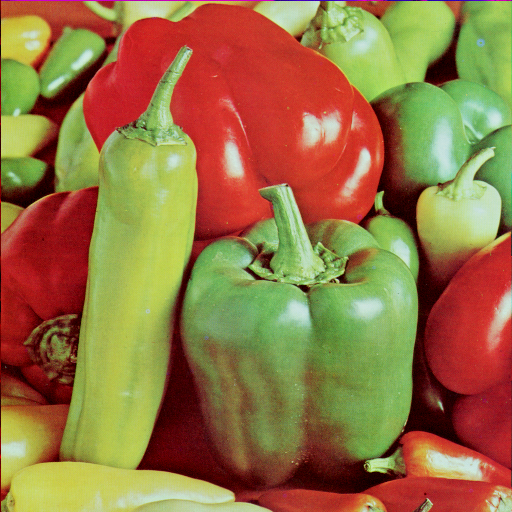
#> input picture 01_Einführung/01_Einführung/peppers_4.2.07.png, 512 x 512 px
$ jupyter execute --allow-errors 'Einführung.ipynb'
#> lines starting #> are read from the running program, lines starting #| are printed output that depends on the picture
# Bildverarbeitung in Python
Bibliotheken für Bildverarbeitung in Python sind unter anderem Pillow und OpenCV.
Zum grundlegen Verständnis werden wir anfangs die Operationen mit ```numpy``` und ```matplotlib``` ausführen.

Hier werden relevante Bibliotheken importiert:

[cell 1]
import numpy as np
import cv2
import matplotlib.pyplot as plt
from PIL import Image

### Import und Anzeigen eines Testbildes

Für die Übungen verwenden wir das klassische Testbild **Peppers** from the [USC-SIPI Image Database](https://sipi.usc.edu/database/).

Mehr Informationen zur Repräsentation von Bildern mit Pillow inklusive der Argumente `size`, `mode`:
https://pillow.readthedocs.io/en/latest/handbook/concepts.html

Nach der Konvertierung in ein NumPy-Array, können wir das Bild als Matrix bearbeiten und mit [`plt.imshow()`](https://matplotlib.org/stable/api/_as_gen/matplotlib.pyplot.imshow.html) anzeigen. `Matplotlib` verarbeitet dabei unterschiedliche Datentypen: Während **Integer-Werte** standardmäßig im klassischen 8-Bit-Bereich von [0,255] interpretiert werden, müssen **Floats** auf den Bereich [0,1] normalisiert sein. Über die Argumente `vmin=0, vmax=255` lässt sich der Wertebereich starr eingrenzen, um eine automatische Skalierung zu verhindern. Das Argument `cmap='gray'` sorgt dafür, dass einkanalige Daten als echtes Graustufenbild ausgegeben werden.

[cell 2]
# Import des Bildes
img  = Image.open("peppers_4.2.07.png")
#> img is the input picture: PIL image 512x512 RGB; mean R, G, B 149.8, 115.6, 66.5

# Bildeigenschaften
print("Format: ", img.format)
#| Format:  PNG
print("Größe: ", img.size)
#| Größe:  (512, 512)
print("Modus: ", img.mode)
#| Modus:  RGB

# Konvertierung zu NumPy-Array
img = np.asarray(img)
print("Array-Shape: ", img.shape)
#| Array-Shape:  (512, 512, 3)
print("Datentyp: ", img.dtype)
#| Datentyp:  uint8
print("Beispielpixel [y, x]: ", img[100, 100])
#| Beispielpixel [y, x]:  [194  28  36]
print("Pixelwerte:\n", img)
#> (printed output is left out)

# Anzeigen des Bildes
plt.imshow(img)

### Aufgabe Graustufen - Einfache Mittelwertbildung

Ein Graustufenbild besitzt für jedes Pixel nur **einen** Intensitätswert, während ein RGB-Bild drei Kanalwerte besitzt.

Berechnen Sie aus dem RGB-Bild ein Graustufenbild, indem Sie den Mittelwert der drei Farbkanäle entlang der Kanalachse bilden.

Tipp: Achten Sie auf die Dimensionen des Arrays: `H × W × 3` soll zu `H × W` werden.

[cell 3]
# Berechnung Mittelwert über die drei Farbkanäle
graubild = np.mean(img, axis=2)

img_gray = graubild
print("Graubild-Shape: ", img_gray.shape)
#| Graubild-Shape:  (512, 512)
plt.imshow(img_gray, cmap='gray')
# Anzeigen des Bildes

### Aufgabe Graustufen - Gewichtete Luminanz (Y)

Die Mittelwertmethode ist einfach, berücksichtigt aber nicht die unterschiedliche spektrale Empfindlichkeit des menschlichen Sehens. Grün trägt stärker zur wahrgenommenen Helligkeit bei als Blau.

Eine häufig verwendete Näherung für die Luminanz (Maß für Helligkeit von Bildpunkten) ist daher

$Y = 0.299R + 0.587G + 0.114B$.

Berechnen Sie das Graustufenbild nun mit dieser gewichteten Summe.

**Hinweis:** Die Koeffizienten beziehen sich auf die Kanalreihenfolge RGB. Diese Gewichtung entspricht der Helligkeitskomponente (Y) des [YCbCr-Farbmodells](https://de.wikipedia.org/wiki/YCbCr-Farbmodell) (nach dem etablierten Standard ITU-R BT.601).

[cell 4]
# Gewichtete Graustufenumwandlung
img_gray_weighted = np.dot(img[..., :3], [0.2989, 0.5870, 0.1140])
print("Graubild-Shape: ", img_gray_weighted.shape)
#| Graubild-Shape:  (512, 512)
plt.imshow(img_gray_weighted, cmap='gray')

# Anzeigen des Bildes

Die gewichtete Luminanz berücksichtigt die unterschiedliche Empfindlichkeit des menschlichen Sehens gegenüber den drei Farbkanälen und liefert daher eine plausiblere Graustufendarstellung als die einfache Mittelwertbildung.

Auch bei `cv2.COLOR_RGB2GRAY` wird deshalb eine gewichtete Konversion verwendet.

Beim Vergleich mit der einfachen Mittelwertbildung sind Unterschiede erkennbar, die Darstellung bleibt insgesamt jedoch sehr ähnlich.

Wichtig ist außerdem, dass ein **Graustufenbild pro Pixel weiterhin genau einen Helligkeitswert** enthält, anstatt drei Farbkanäle wie ein RGB-Bild.

### Aufgabe – Graustufenumwandlung mit OpenCV

Führen Sie die Graustufenkonversion nun mit der OpenCV-Funktion cv2.cvtColor() und der Konvertierungsoption cv2.COLOR_RGB2GRAY durch. Vergleichen Sie das Ergebnis mit den vorherigen Methoden und beurteilen Sie, ob sich Unterschiede ergeben.

[cell 5]
# Gewichtete Graustufenumwandlung
img_gray_cv = cv2.cvtColor(img, cv2.COLOR_BGR2GRAY)
plt.imshow(img_gray_cv, cmap='gray')

# Anzeigen des Bildes

### Aufgabe Spiegelung

Spiegeln Sie `img_gray` an einer **vertikalen Achse**, sodass links und rechts vertauscht werden.

Implementieren Sie die Operation zunächst selbst und verwenden Sie **keine** fertigen Funktionen wie [`np.flip()`](https://numpy.org/doc/2.3/reference/generated/numpy.flip.html) oder [`cv2.flip()`](https://docs.opencv.org/4.x/d2/de8/group__core__array.html).

Überlegen Sie vor dem Programmieren:
- Welche Dimension entspricht der Bildhöhe?
- Welche Dimension entspricht der Bildbreite?
- Welche Pixelposition muss mit welcher Position vertauscht werden?

[cell 6]
# Speichern der Bilddimensionen in den Variablen m und n
m, n =215, 215
print("Höhe:", m)
print("Breite:", n)

[cell 7]
# Spiegelung an der vertikalen Achse
img_mir = np.fliplr(img)
plt.imshow(img_mir)
# Anzeigen des Bildes

### Aufgabe Rotieren

Rotieren Sie das Bild um 90° nach links.

[cell 8]
# Rotation um 90° nach links
img_rot90 = np.rot90(img)
plt.imshow(img_rot90)

# Anzeigen des Bildes

Rotieren Sie das Bild um 180°.

[cell 9]
# Rotation um 180°
img_rot180 = np.rot90(img, 2)

# Anzeigen des Bildes
plt.imshow(img_rot180)

Rotieren Sie das Bild um 90° nach rechts.

[cell 10]
# Rotation um 90° nach rechts
img_rot270 =   np.rot90(img, 3)

# Anzeigen des Bildes
plt.imshow(img_rot270, cmap="gray")

### Aufgabe Transformationen mit NumPy und OpenCV

Die oben selbst implementierten Transformationen zeigen, dass Bildoperationen letztlich **Operationen auf Array-Indizes** sind.
Für reale Anwendungen lassen sie sich auch mit fertigen
Bibliotheksfunktionen aus **NumPy** und **OpenCV** durchführen.

Für Spiegelungen stehen beispielsweise `np.flip()` und `cv2.flip()` zur Verfügung.
Für Rotationen können `np.rot90()` und `cv2.rotate()` verwendet werden.

**Dokumentation:**

- [`np.flip()`](https://numpy.org/doc/2.1/reference/generated/numpy.flip.html)
- [`cv2.flip()`](https://docs.opencv.org/4.x/d2/de8/group__core__array.html#gaca7be533e3dac7feb70fc60635adf441)
- [`np.rot90()`](https://numpy.org/doc/stable/reference/generated/numpy.rot90.html)
- [`cv2.rotate()`](https://docs.opencv.org/4.x/d2/de8/group__core__array.html#ga4ad01c0978b0ce64baa246811deeac24)

Setzen Sie die folgenden beiden Transformationen mithilfe der angegebenen
Funktionen um und vergleichen Sie die Ergebnisse mit Ihren eigenen Implementierungen.

Spiegeln Sie `img_gray` horizontal mit `np.flip()`.

[cell 11]
# Horizontale Spiegelung mit np.flip()
img_mir =  np.flip(img_gray_cv, axis=1)
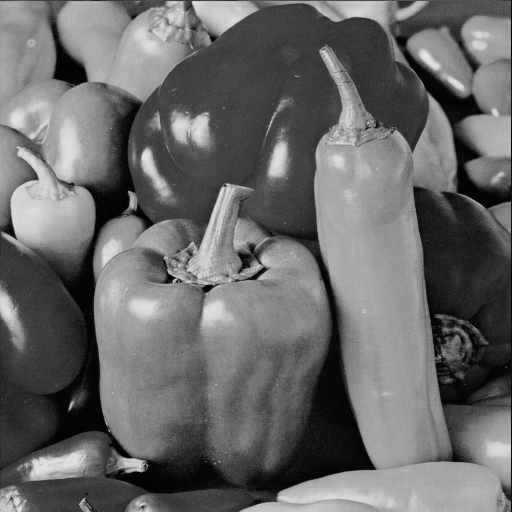
#> img_mir: shape (512, 512); min 0, max 230, mean 104.8
plt.imshow(img_mir, cmap="gray")
# Anzeigen des Bildes

Rotieren Sie `img_gray` um 90° nach rechts mit `cv2.rotate()`.

[cell 12]
# Rotation um 90° nach rechts mit cv2.rotate()
img_rot270 = np.rot90(img_gray_cv, 3)
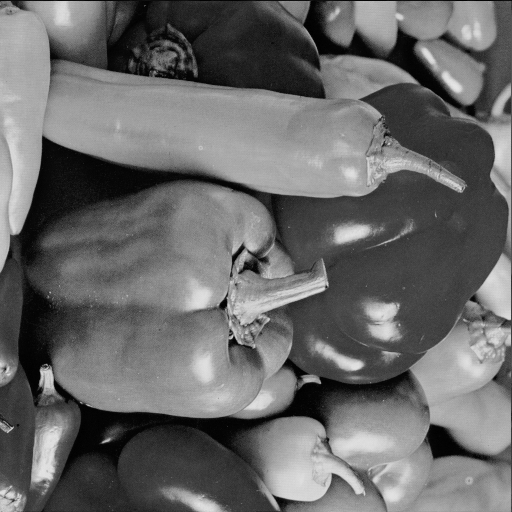
#> img_rot270: shape (512, 512); min 0, max 230, mean 104.8

# Anzeigen des Bildes
plt.imshow(img_rot270, cmap="gray")

## Aufgabe: Farbkanäle

Ein RGB-Bild besitzt drei Farbkanäle:

- **R**: Rot
- **G**: Grün
- **B**: Blau

Erzeugen Sie drei neue Bilder:

- ein Bild, in dem nur der **rote Kanal** aktiv ist,
- ein Bild, in dem nur der **grüne Kanal** aktiv ist,
- ein Bild, in dem nur der **blaue Kanal** aktiv ist.

Die beiden jeweils anderen Kanäle sollen mit Nullen gefüllt werden.

**Tipp:** Verwenden Sie [`np.stack()`](https://numpy.org/doc/stable/reference/generated/numpy.stack.html), um die einzelnen Kanäle wieder zu einem RGB-Bild zusammenzufügen.

Achten Sie darauf, dass die erzeugten Bilder weiterhin die Form `H × W × 3` und einen passenden Datentyp besitzen.

[cell 13]
r = np.dot(img[..., :3], [1, 0, 0])
g = np.dot(img[..., :3], [0, 1, 0])
b = np.dot(img[..., :3], [0, 0, 1])
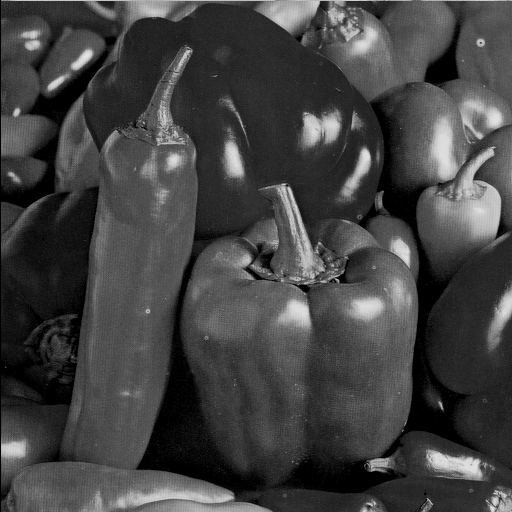
#> b: shape (512, 512) int64; min 0, max 229, mean 66.5

# Aufteilung der Farbkanäle
# Nullmatrix der richtigen Dimension
null = np.zeros_like(r)

# Verknüpfen der Arrays
img_rot = np.stack([r, null, null], axis=2)
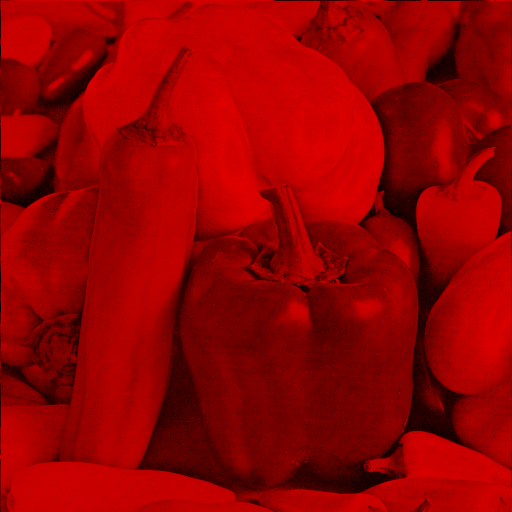
#> img_rot: shape (512, 512, 3) int64; mean of channels 0, 1, 2 149.8, 0, 0; drawn as R, G, B
img_gruen = np.stack([null, g, null], axis=2)
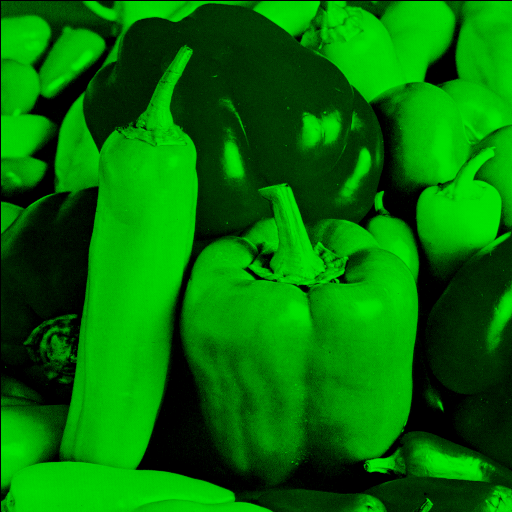
#> img_gruen: shape (512, 512, 3) int64; mean of channels 0, 1, 2 0, 115.6, 0; drawn as R, G, B
img_blau = np.stack([null, null,    b], axis=2)
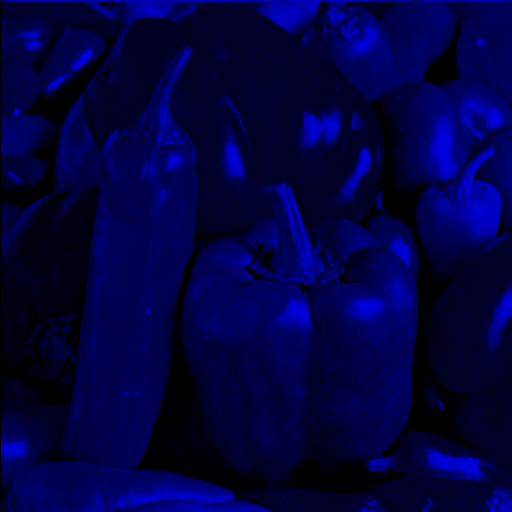
#> img_blau: shape (512, 512, 3) int64; mean of channels 0, 1, 2 0, 0, 66.5; drawn as R, G, B
# Anzeigen der Bilder
plt.figure(figsize=(10,3))

plt.subplot(1, 3, 1)
plt.imshow(img_rot)
plt.title("Rot")
plt.axis("off")

plt.subplot(1, 3, 2)
plt.imshow(img_gruen)
plt.title("Grün")
plt.axis("off")

plt.subplot(1, 3, 3)
plt.imshow(img_blau)
plt.title("Blau")
plt.axis("off")

## Aufgabe: HSV-Farbraum

Konvertieren Sie das RGB-Bild in den **HSV-Farbraum**.

HSV beschreibt eine Farbe mit drei Komponenten:

- **Hue (H)**: Farbton
- **Saturation (S)**: Sättigung
- **Value (V)**: Helligkeit

Verwenden Sie für die Konvertierung eine passende Funktion aus **OpenCV**.

Stellen Sie anschließend die drei HSV-Komponenten als separate Bilder dar.

Weitere Informationen zur HSV-Konvertierung finden Sie in der
[OpenCV-Dokumentation](https://docs.opencv.org/4.x/de/d25/imgproc_color_conversions.html).

**Tipp:** Für Farbraumkonvertierungen in OpenCV wird `cv2.cvtColor()` verwendet.

[cell 14]
# Konvertierung von RGB nach HSV
img_hsv = cv2.cvtColor(img, cv2.COLOR_RGB2HSV)
#> img_hsv: shape (512, 512, 3); mean H, S, V 41.4, 162.5, 165.9

# Aufteilung der HSV-Kanäle
H = img_hsv[..., 0]
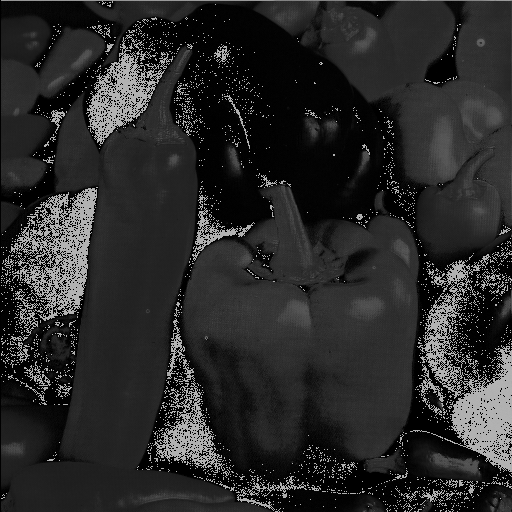
#> H: shape (512, 512); min 0, max 179, mean 41.4
S = img_hsv[..., 1]
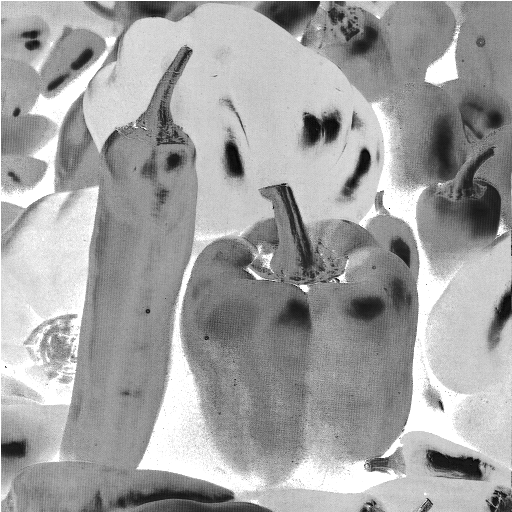
#> S: shape (512, 512); min 0, max 255, mean 162.5
V = img_hsv[..., 2]
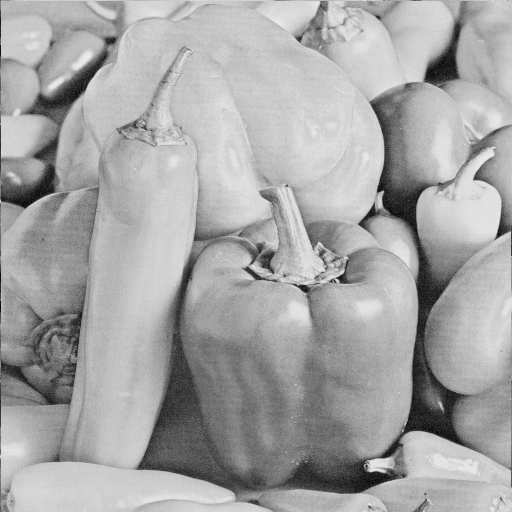
#> V: shape (512, 512); min 0, max 237, mean 165.9

# Anzeigen der HSV-Kanäle
plt.figure(figsize=(10,3))

plt.subplot(1, 3, 1)
plt.title("Hue")
plt.imshow(H, cmap="hsv")
plt.axis("off")

plt.subplot(1, 3, 2)
plt.title("Saturation")
plt.imshow(S, cmap="gray")
plt.axis("off")

plt.subplot(1, 3, 3)
plt.title("Value")
plt.imshow(V, cmap="gray")
plt.axis("off")

- **Hue** zeigt, welcher Farbton vorliegt bzw. wo er auf dem Farbspektrum liegt.

- **Saturation** zeigt, wie stark eine Farbe gesättigt ist. Hohe Werte stehen für kräftige, reine Farben, niedrige Werte für blasse Farben bis hin zu Grau.

- **Value** beschreibt die Helligkeit. Im Gegensatz zum Graustufenbild wird hier nicht der Mittelwert der RGB-Kanäle verwendet, sondern der maximale RGB-Wert.

## Aufgabe: Histogramm

Das Histogramm beschreibt die Häufigkeitsverteilung der Pixelwerte.

Erstellen Sie ein Histogramm für das Graustufenbild `img_gray`.

Das Histogramm soll für jeden möglichen Bildwert zählen, wie häufig dieser
im Bild vorkommt.

Berechnen Sie für jeden möglichen Grauwert, wie oft er im Bild vorkommt. Anschließend normieren Sie die Häufigkeiten durch die Gesamtzahl der Pixel.

**Tipp:** Eine einfache Möglichkeit ist die Verwendung von zwei verschachtelten
Schleifen über die Bildpunktkoordinaten. Der jeweilige Bildwert kann dabei
direkt als Index des Histogramms verwendet werden.

[cell 15]
# Anzahl der möglichen Grauwerte bei 8 Bit Bild
greyvalues = 2**8
img_hist = img_gray.astype(int) #Konversion zu int

# Berechnung des Histogramms
hist = np.bincount(img_hist.flatten(), minlength=greyvalues)
#> hist = 256 values, max 3687 at index 99, min 0 at index 225, mean 1024

# Normalisierung
hist_NORMAL = hist / img_gray.size
#> hist_NORMAL = 256 values, max 0.0141 at index 99, min 0 at index 225, mean 0.00391

# Histogramm anzeigen
plt.subplot(1, 2, 1)
plt.bar(range(greyvalues), hist_NORMAL)
plt.xlabel("Grauwert")
plt.ylabel("Relative Häufigkeit")

plt.subplot(1, 2, 2)
plt.bar(range(greyvalues), hist)
plt.xlabel("Grauwert")
plt.ylabel("Relative Häufigkeit")
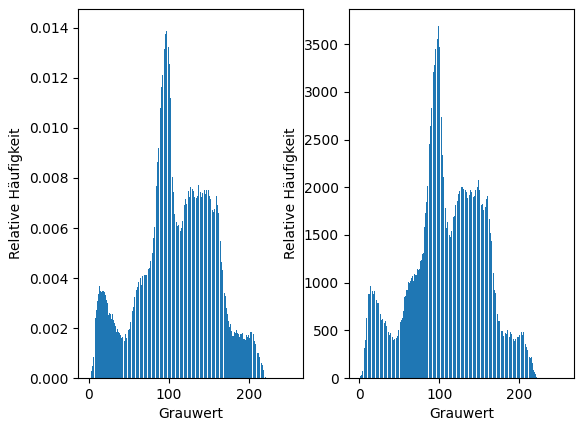
#> figure drawn by matplotlib, 2 panels; panel 1: tallest bar 0.0141 high, from x = 98.6 to 99.4; panel 2: tallest bar 3687 high, from x = 98.6 to 99.4
